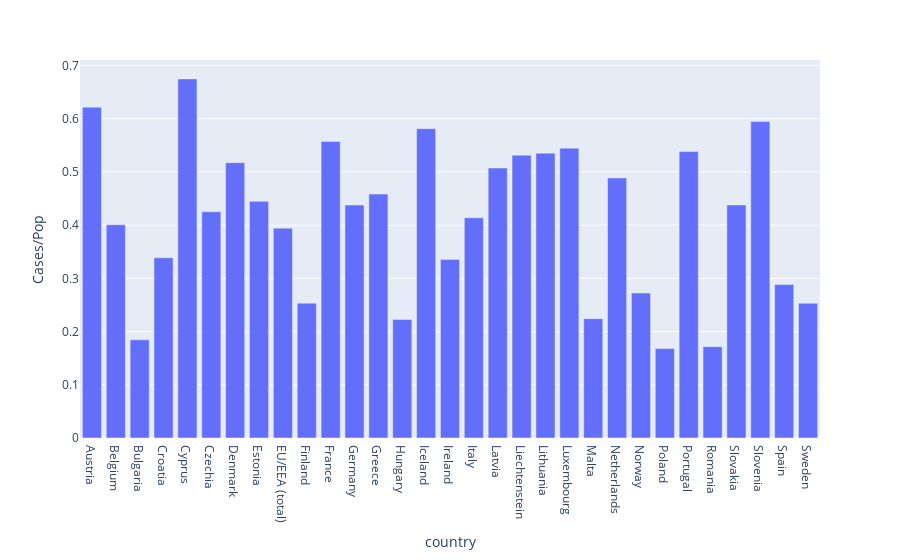

Notebook code cell kept with this figure:
### Code cell
lastWeek = df.loc[df['year_week']=='2022-47'].loc[df['indicator']=='cases']
lastWeek['Cases/Pop'] = df.apply(lambda row: row.cumulative_count / row.population, axis=1)
fig = px.bar(lastWeek, x='country', y='Cases/Pop')
fig.show()

### Figure 1 — Plotly figure (JSON) as saved in the notebook; plotly's stock layout.template omitted (floating-point values rounded to 4 significant figures)
{"data": [{"alignmentgroup": "True", "hovertemplate": "country=%{x}<br>Cases/Pop=%{y}<extra></extra>", "legendgroup": "", "marker": {"color": "#636efa", "pattern": {"shape": ""}}, "name": "", "offsetgroup": "", "orientation": "v", "showlegend": false, "textposition": "auto", "type": "bar", "x": ["Austria", "Belgium", "Bulgaria", "Croatia", "Cyprus", "Czechia", "Denmark", "Estonia", "EU/EEA (total)", "Finland", "France", "Germany", "Greece", "Hungary", "Iceland", "Ireland", "Italy", "Latvia", "Liechtenstein", "Lithuania", "Luxembourg", "Malta", "Netherlands", "Norway", "Poland", "Portugal", "Romania", "Slovakia", "Slovenia", "Spain", "Sweden"], "xaxis": "x", "y": [0.6217, 0.4007, 0.1845, 0.3386, 0.6748, 0.4252, 0.5174, 0.4448, 0.3944, 0.2535, 0.5574, 0.4377, 0.4583, 0.2226, 0.5813, 0.3356, 0.4138, 0.5073, 0.5315, 0.5353, 0.5447, 0.2243, 0.4888, 0.2724, 0.1681, 0.5382, 0.1716, 0.438, 0.595, 0.2884, 0.2532], "yaxis": "y"}], "layout": {"barmode": "relative", "legend": {"tracegroupgap": 0}, "margin": {"t": 60}, "xaxis": {"anchor": "y", "domain": [0, 1], "title": {"text": "country"}}, "yaxis": {"anchor": "x", "domain": [0, 1], "title": {"text": "Cases/Pop"}}}}
